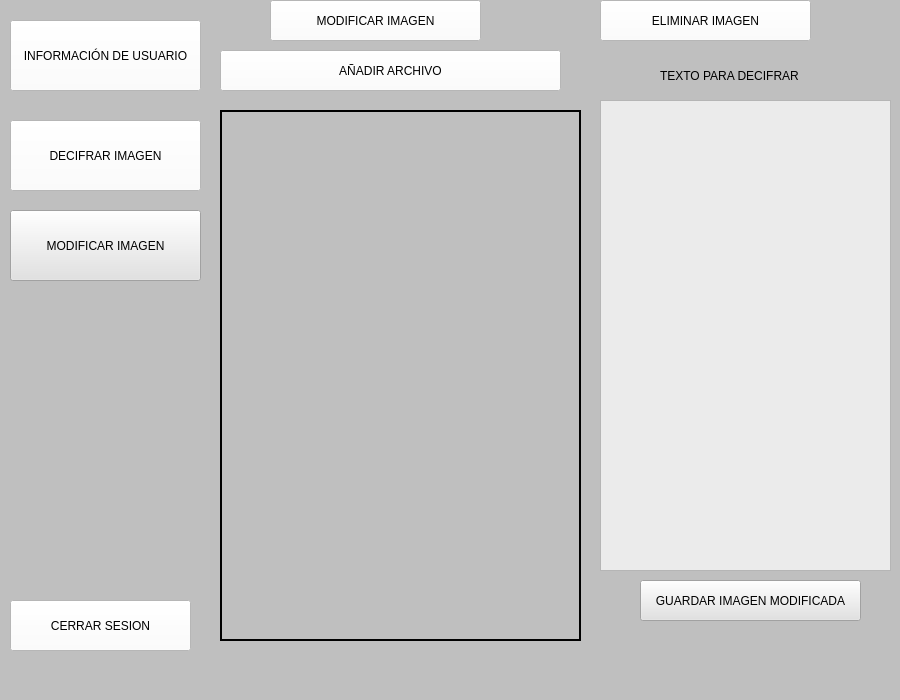
<?xml version="1.0" encoding="UTF-8"?>
<ui version="4.0">
 <class>MainWindow</class>
 <widget class="QMainWindow" name="MainWindow">
  <property name="geometry">
   <rect>
    <x>0</x>
    <y>0</y>
    <width>900</width>
    <height>700</height>
   </rect>
  </property>
  <property name="minimumSize">
   <size>
    <width>900</width>
    <height>700</height>
   </size>
  </property>
  <property name="maximumSize">
   <size>
    <width>900</width>
    <height>700</height>
   </size>
  </property>
  <property name="windowTitle">
   <string>MainWindow</string>
  </property>
  <property name="styleSheet">
   <string notr="true">
background-color: rgb(191, 191, 191);</string>
  </property>
  <widget class="QWidget" name="centralwidget">
   <widget class="QPushButton" name="pushButton_2">
    <property name="geometry">
     <rect>
      <x>10</x>
      <y>600</y>
      <width>181</width>
      <height>51</height>
     </rect>
    </property>
    <property name="cursor">
     <cursorShape>PointingHandCursor</cursorShape>
    </property>
    <property name="styleSheet">
     <string notr="true">background-color: rgb(255, 255, 255);
font: 10pt &quot;MS Shell Dlg 2&quot;;

</string>
    </property>
    <property name="text">
     <string>CERRAR SESION</string>
    </property>
   </widget>
   <widget class="QPushButton" name="pushButton_3">
    <property name="geometry">
     <rect>
      <x>10</x>
      <y>20</y>
      <width>191</width>
      <height>71</height>
     </rect>
    </property>
    <property name="cursor">
     <cursorShape>PointingHandCursor</cursorShape>
    </property>
    <property name="styleSheet">
     <string notr="true">
font: 8pt &quot;MS Shell Dlg 2&quot;;
background-color: rgb(255, 255, 255);

</string>
    </property>
    <property name="text">
     <string>INFORMACIÓN DE USUARIO</string>
    </property>
   </widget>
   <widget class="QPushButton" name="pushButton_4">
    <property name="geometry">
     <rect>
      <x>10</x>
      <y>120</y>
      <width>191</width>
      <height>71</height>
     </rect>
    </property>
    <property name="cursor">
     <cursorShape>PointingHandCursor</cursorShape>
    </property>
    <property name="styleSheet">
     <string notr="true">background-color: rgb(255, 255, 255);
font: 8pt &quot;MS Shell Dlg 2&quot;;

</string>
    </property>
    <property name="text">
     <string>DECIFRAR IMAGEN</string>
    </property>
   </widget>
   <widget class="QPushButton" name="pushButton_5">
    <property name="geometry">
     <rect>
      <x>10</x>
      <y>210</y>
      <width>191</width>
      <height>71</height>
     </rect>
    </property>
    <property name="cursor">
     <cursorShape>PointingHandCursor</cursorShape>
    </property>
    <property name="styleSheet">
     <string notr="true">
font: 8pt &quot;MS Shell Dlg 2&quot;;
background-color: rgb(226, 226, 226);

</string>
    </property>
    <property name="text">
     <string>MODIFICAR IMAGEN</string>
    </property>
   </widget>
   <widget class="QPushButton" name="pushButton_6">
    <property name="geometry">
     <rect>
      <x>640</x>
      <y>580</y>
      <width>221</width>
      <height>41</height>
     </rect>
    </property>
    <property name="cursor">
     <cursorShape>PointingHandCursor</cursorShape>
    </property>
    <property name="styleSheet">
     <string notr="true">background-color: rgb(226, 226, 226);
font: 8pt &quot;MS Shell Dlg 2&quot;;

</string>
    </property>
    <property name="text">
     <string>GUARDAR IMAGEN MODIFICADA</string>
    </property>
   </widget>
   <widget class="QPushButton" name="pushButton_7">
    <property name="geometry">
     <rect>
      <x>270</x>
      <y>0</y>
      <width>211</width>
      <height>41</height>
     </rect>
    </property>
    <property name="cursor">
     <cursorShape>PointingHandCursor</cursorShape>
    </property>
    <property name="styleSheet">
     <string notr="true">background-color: rgb(255, 255, 255);
font: 10pt &quot;MS Shell Dlg 2&quot;;
</string>
    </property>
    <property name="text">
     <string>MODIFICAR IMAGEN</string>
    </property>
   </widget>
   <widget class="QLabel" name="label_5">
    <property name="geometry">
     <rect>
      <x>660</x>
      <y>60</y>
      <width>291</width>
      <height>31</height>
     </rect>
    </property>
    <property name="styleSheet">
     <string notr="true">font: 10pt &quot;MS Shell Dlg 2&quot;;</string>
    </property>
    <property name="text">
     <string>TEXTO PARA DECIFRAR</string>
    </property>
   </widget>
   <widget class="QPushButton" name="pushButton_9">
    <property name="geometry">
     <rect>
      <x>220</x>
      <y>50</y>
      <width>341</width>
      <height>41</height>
     </rect>
    </property>
    <property name="cursor">
     <cursorShape>PointingHandCursor</cursorShape>
    </property>
    <property name="styleSheet">
     <string notr="true">background-color: rgb(255, 255, 255);
font: 10pt &quot;MS Shell Dlg 2&quot;;
</string>
    </property>
    <property name="text">
     <string>AÑADIR ARCHIVO</string>
    </property>
   </widget>
   <widget class="QTextEdit" name="textEdit">
    <property name="geometry">
     <rect>
      <x>600</x>
      <y>100</y>
      <width>291</width>
      <height>471</height>
     </rect>
    </property>
    <property name="styleSheet">
     <string notr="true">background-color: rgb(235, 235, 235);</string>
    </property>
   </widget>
   <widget class="QPushButton" name="pushButton_11">
    <property name="geometry">
     <rect>
      <x>600</x>
      <y>0</y>
      <width>211</width>
      <height>41</height>
     </rect>
    </property>
    <property name="cursor">
     <cursorShape>PointingHandCursor</cursorShape>
    </property>
    <property name="styleSheet">
     <string notr="true">background-color: rgb(255, 255, 255);
font: 10pt &quot;MS Shell Dlg 2&quot;;
</string>
    </property>
    <property name="text">
     <string>ELIMINAR IMAGEN</string>
    </property>
   </widget>
   <widget class="QLabel" name="label">
    <property name="geometry">
     <rect>
      <x>220</x>
      <y>110</y>
      <width>361</width>
      <height>531</height>
     </rect>
    </property>
    <property name="styleSheet">
     <string notr="true"/>
    </property>
    <property name="frameShape">
     <enum>QFrame::WinPanel</enum>
    </property>
    <property name="lineWidth">
     <number>1</number>
    </property>
    <property name="midLineWidth">
     <number>0</number>
    </property>
    <property name="text">
     <string/>
    </property>
   </widget>
  </widget>
  <widget class="QMenuBar" name="menubar">
   <property name="geometry">
    <rect>
     <x>0</x>
     <y>0</y>
     <width>900</width>
     <height>26</height>
    </rect>
   </property>
  </widget>
  <widget class="QStatusBar" name="statusbar"/>
 </widget>
 <resources/>
 <connections/>
</ui>
